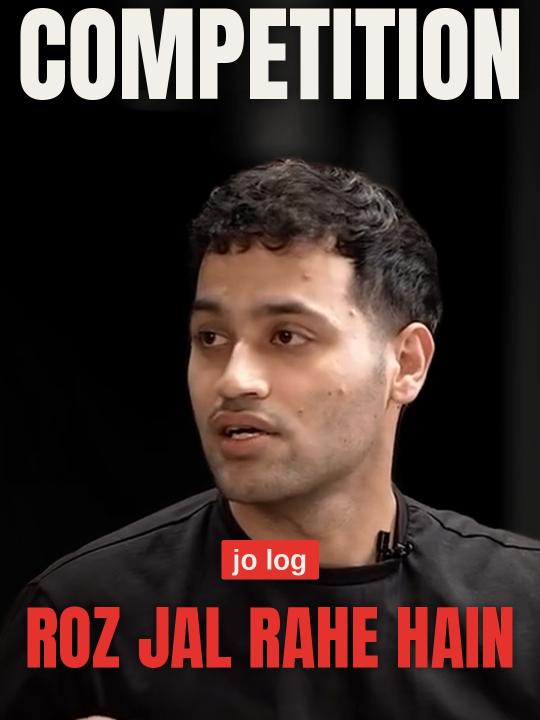
#> input picture edit24/renders/thumbnail-clip1-grid-3x4.jpg, 1080 x 1440 px (shown at 1/2 size)
$ python b1.py ../renders/thumbnail-clip1-grid-3x4.jpg ../renders/thumbnail-clip2-grid-3x4.jpg
#> lines starting #> are read from the running program, lines starting #| are printed output that depends on the picture
import sys
import numpy as np
from PIL import Image, ImageDraw, ImageFont, ImageFilter, ImageEnhance
from rembg import new_session, remove
src, out = sys.argv[1], sys.argv[2]
W, H = 1080, 1920
im = Image.open(src).convert('RGB').resize((W, H))
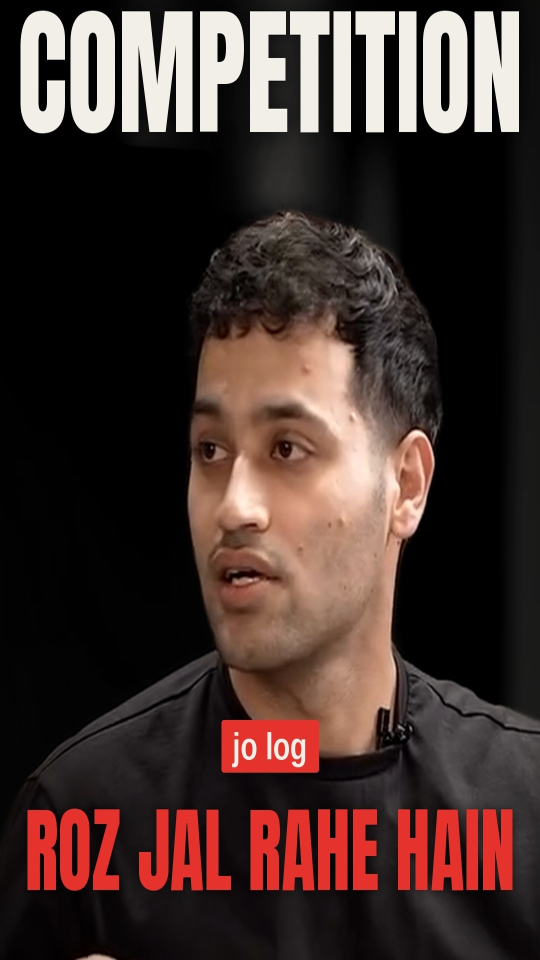
#> im: PIL image 1080x1920 RGB (shown at 1/2 size); mean R, G, B 67.6, 49.9, 45.9
# person matte (human-seg, softened slightly)
#> (the run stopped early here; a loop or call above may not have finished)
